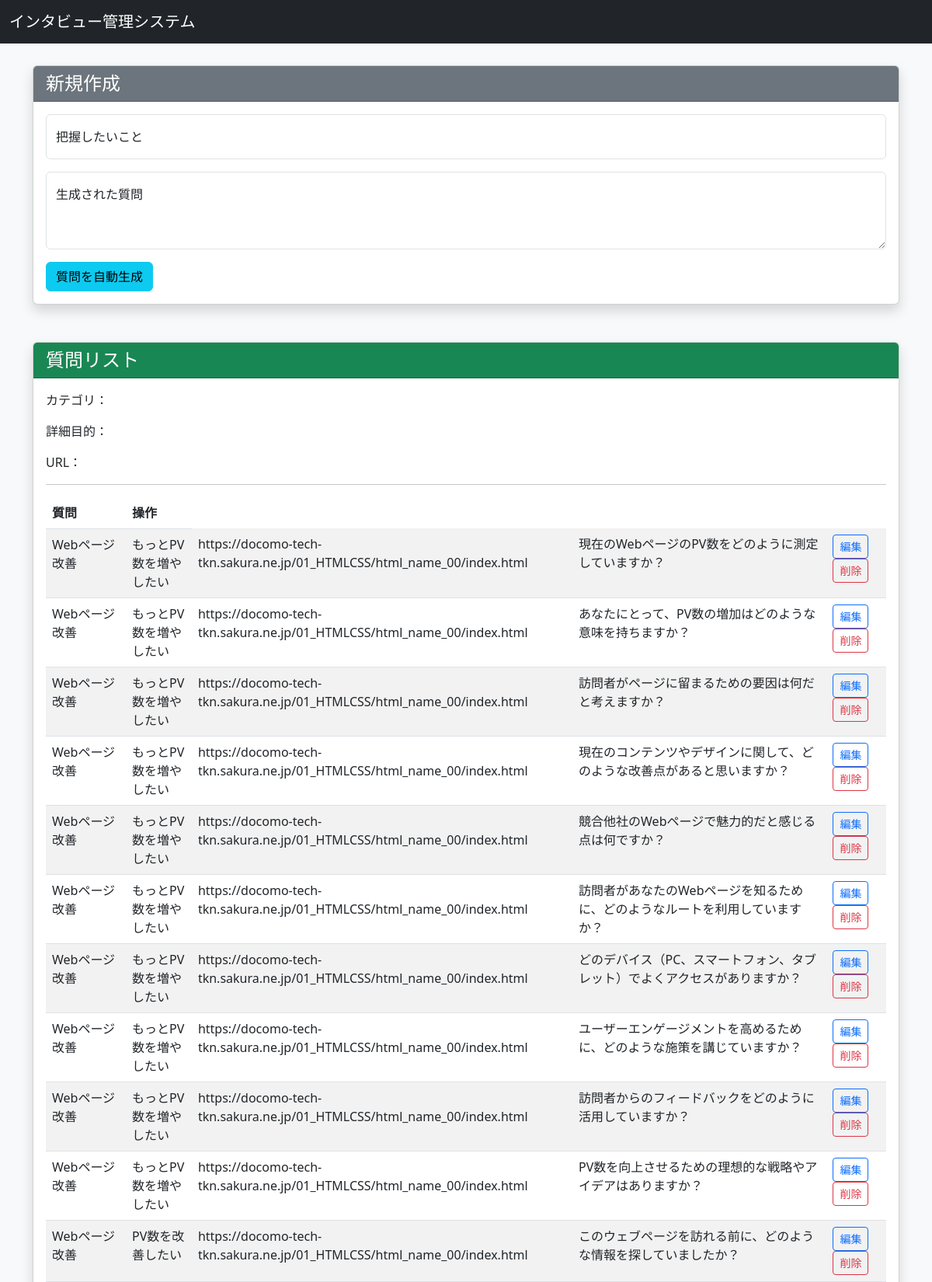
Screenshot of /not_use/interviewtool_question_old.php (signed in, upper part) with the database file from the repository.
### tables this page shows
CREATE TABLE `question_table` (
  `question_id` int(8) NOT NULL,
  `category_id` int(8) NOT NULL,
  `question_text` longtext NOT NULL,
  `question_order` int(11) NOT NULL DEFAULT 0,
  `delete_flg` tinyint(4) NOT NULL DEFAULT 0,
  `created_at` timestamp NOT NULL DEFAULT current_timestamp(),
  `deleted_at` int(11) DEFAULT NULL
);

CREATE TABLE `category_type_table` (
  `category_type_id` int(11) NOT NULL,
  `category_type` tinytext NOT NULL
);

CREATE TABLE `category_table` (
  `category_id` int(8) NOT NULL,
  `category_type_id` tinyint(4) NOT NULL,
  `service_name` text DEFAULT NULL,
  `description` text DEFAULT NULL,
  `service_url` text DEFAULT NULL,
  `created_at` timestamp NOT NULL DEFAULT current_timestamp(),
  `deleted_at` timestamp NULL DEFAULT NULL,
  `user_id` int(8) NOT NULL
);

### funcs.php (called while the page is built, shortened)
<?php
function h($str)
{
    return htmlspecialchars($str, ENT_QUOTES);
}

### not_use/interviewtool_question_old.php (the view, shortened to what this page needs)
<?php
include("funcs.php");
$pdo = db_conn();
$generated_question = "";
$purpose = "";
$sql_select_category = "SELECT ct.category_type, q.question_text, c.description, c.service_url, q.delete_flg, c.user_id, q.question_id, c.category_id, ct.category_type_id FROM question_table q INNER JOIN category_table c ON q.category_id = c.category_id INNER JOIN category_type_table ct ON c.category_type_id = ct.category_type_id;";
$stmt = $pdo->prepare($sql_select_category);
$status = $stmt->execute();
$values =  $stmt->fetchAll(PDO::FETCH_ASSOC);
?>
<!DOCTYPE html>
<html lang="ja">
<head>
  <link href="https://cdn.jsdelivr.net/npm/bootstrap@5.3.0/dist/css/bootstrap.min.css" rel="stylesheet">
</head>
<header>
  <nav class="navbar navbar-expand-lg navbar-dark bg-dark fixed-top">
    <div class="container-fluid">
      <a class="navbar-brand" href="#">インタビュー管理システム</a>
    </div>
  </nav>
</header>
<body class="bg-light">
  <div class="container mt-4">
    <div class="card mb-5 shadow">
      <div class="card-header bg-secondary text-white">
        <h2 class="h4 mb-0">新規作成</h2>
      </div>
      <div class="card-body">
        <form method="POST" action="" id="questionForm">
          <div class="form-floating mb-3">
            <input type="text" class="form-control" id="purpose" name="purpose" placeholder="把握したいこと" value="<?= h($purpose) ?>">
            <label for="purpose">把握したいこと</label>
          </div>
          <div class="form-floating mb-3">
            <textarea class="form-control" id="question" name="question" style="height: 100px" placeholder="質問"><?= h($generated_question) ?></textarea>
            <label for="question">生成された質問</label>
          </div>
          <button type="submit" class="btn btn-info" name="generate">質問を自動生成</button>
        </form>
      </div>
    </div>
    <div class="card shadow">
      <div class="card-header bg-success text-white">
        <h2 class="h4 mb-0">質問リスト</h2>
      </div>
      <div class="card-body">
        <p><span class="font-weight-bold">カテゴリ</span>：<?= h($values["category_type"]) ?></p>
        <p><span class="font-weight-bold">詳細目的</span>：<?= h($values["description"]) ?></p>
        <p><span class="font-weight-bold">URL</span>：<?= h($values["service_url"]) ?></p>
        <hr>
        <div class="table-responsive">
          <table class="table table-striped table-hover">
            <thead>
              <tr>
                <th>質問</th>
                <th>操作</th>
              </tr>
            </thead>
            <tbody>
              <?php foreach ($values as $v) { ?>
                <tr>
                  <td><?= h($v["category_type"]) ?></td>
                  <td><?= h($v["description"]) ?></td>
                  <td><?= h($v["service_url"]) ?></td>
                  <td><?= h($v["question_text"]) ?></td>
                  <td>
                    <a href="interview_question_edit.php?question_id=<?= h($v["question_id"]) ?>" class="btn btn-sm btn-outline-primary">編集</a>
                    <?php if ($v["delete_flg"] == 1) { ?>
                      <a href="interview_question_undelete.php?question_id=<?= h($v["question_id"]) ?>" class="btn btn-sm btn-outline-dark">元に戻す</a>
                    <?php } else { ?>
                      <a href="interview_question_delete.php?question_id=<?= h($v["question_id"]) ?>" class="btn btn-sm btn-outline-danger">削除</a>
                    <?php } ?>
                  </td>
                </tr>
              <?php } ?>
            </tbody>
          </table>
        </div>
      </div>
    </div>
  </div>
</body>
</html>

### not_use/interviewtool_question_old.php (style rules this page uses)
body { padding-top: 60px; }

### rows the page displays
question_table: category_type_table.category_type "Webページ改善", category.description "もっとPV数を増やしたい", category.service_url "https://docomo-tech-tkn.sakura.ne.jp/01_HTMLCSS/html_name_00/index.html", question_text "現在のWebページのPV数をどのように測定していますか？"
question_table: category_type_table.category_type "Webページ改善", category.description "もっとPV数を増やしたい", category.service_url "https://docomo-tech-tkn.sakura.ne.jp/01_HTMLCSS/html_name_00/index.html", question_text "あなたにとって、PV数の増加はどのような意味を持ちますか？"
question_table: category_type_table.category_type "Webページ改善", category.description "もっとPV数を増やしたい", category.service_url "https://docomo-tech-tkn.sakura.ne.jp/01_HTMLCSS/html_name_00/index.html", question_text "訪問者がページに留まるための要因は何だと考えますか？"
question_table: category_type_table.category_type "Webページ改善", category.description "もっとPV数を増やしたい", category.service_url "https://docomo-tech-tkn.sakura.ne.jp/01_HTMLCSS/html_name_00/index.html", question_text "現在のコンテンツやデザインに関して、どのような改善点があると思いますか？"
question_table: category_type_table.category_type "Webページ改善", category.description "もっとPV数を増やしたい", category.service_url "https://docomo-tech-tkn.sakura.ne.jp/01_HTMLCSS/html_name_00/index.html", question_text "競合他社のWebページで魅力的だと感じる点は何ですか？"
question_table: category_type_table.category_type "Webページ改善", category.description "もっとPV数を増やしたい", category.service_url "https://docomo-tech-tkn.sakura.ne.jp/01_HTMLCSS/html_name_00/index.html", question_text "訪問者があなたのWebページを知るために、どのようなルートを利用していますか？"
question_table: category_type_table.category_type "Webページ改善", category.description "もっとPV数を増やしたい", category.service_url "https://docomo-tech-tkn.sakura.ne.jp/01_HTMLCSS/html_name_00/index.html", question_text "どのデバイス（PC、スマートフォン、タブレット）でよくアクセスがありますか？"
question_table: category_type_table.category_type "Webページ改善", category.description "もっとPV数を増やしたい", category.service_url "https://docomo-tech-tkn.sakura.ne.jp/01_HTMLCSS/html_name_00/index.html", question_text "ユーザーエンゲージメントを高めるために、どのような施策を講じていますか？"
question_table: category_type_table.category_type "Webページ改善", category.description "もっとPV数を増やしたい", category.service_url "https://docomo-tech-tkn.sakura.ne.jp/01_HTMLCSS/html_name_00/index.html", question_text "訪問者からのフィードバックをどのように活用していますか？"
question_table: category_type_table.category_type "Webページ改善", category.description "もっとPV数を増やしたい", category.service_url "https://docomo-tech-tkn.sakura.ne.jp/01_HTMLCSS/html_name_00/index.html", question_text "PV数を向上させるための理想的な戦略やアイデアはありますか？"
question_table: category_type_table.category_type "Webページ改善", category.description "PV数を改善したい", category.service_url "https://docomo-tech-tkn.sakura.ne.jp/01_HTMLCSS/html_name_00/index.html", question_text "このウェブページを訪れる前に、どのような情報を探していましたか？"
